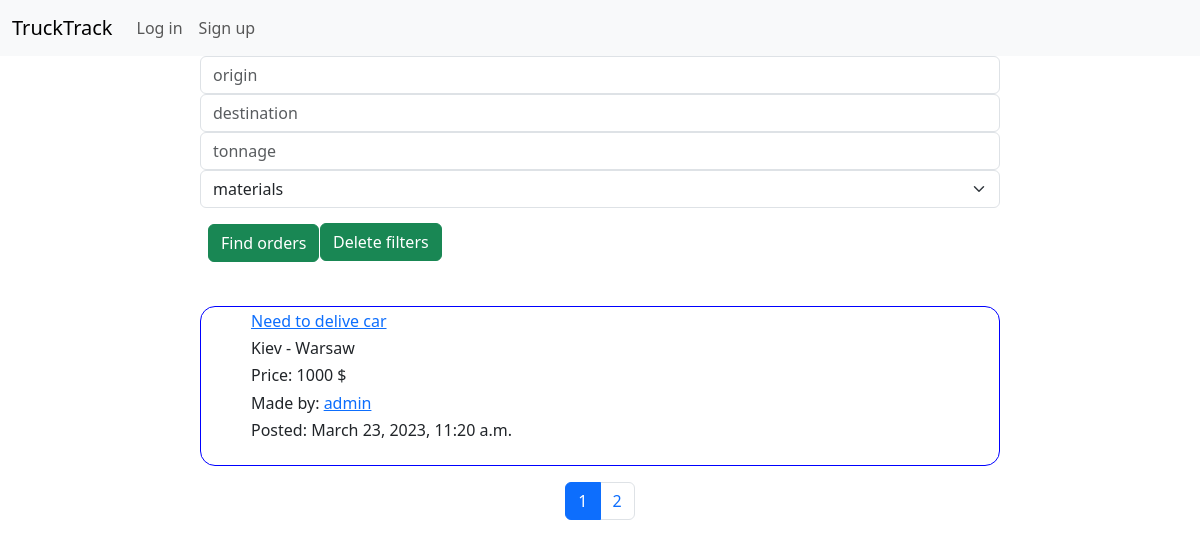
The page / on the database its author committed.
### trucktrack/models.py (models this page shows, shortened)
class Orders(models.Model):
    title =models.CharField(max_length = 100)
    text = models.TextField()
    sender = models.ForeignKey("Cities", on_delete=models.CASCADE, related_name ="departures" , default= None)
    receiver = models.ForeignKey("Cities", on_delete=models.CASCADE, related_name ="arrivals", default=None)
    bid = models.IntegerField()
    owner = models.ForeignKey(User, on_delete=models.CASCADE, related_name="owner")
    perform =models.ForeignKey(User, on_delete=models.CASCADE, default=None, null=True, related_name="perform")
    visability = models.BooleanField(default=True)
    timestamp = models.DateTimeField(auto_now_add = True)
    tonnage=models.IntegerField()
    type=models.ForeignKey("Type", on_delete=models.CASCADE)
    find=models.BooleanField(default = True)

class Cities(models.Model):
    city = models.CharField(max_length = 100)

class User(AbstractUser):
    phone = models.CharField(default = None, null=True,max_length=100)
    city = models.CharField(max_length=100, default=None, blank=True, null=True)
    truck_tonnage = models.IntegerField(default=None, null=True, blank=True)

### trucktrack/views.py (the view, shortened to what this page needs)
# urls.py: path('',views.index, name ="index"),
def index(request):
    if request.method =="POST":
        Orders.objects.update(find = True)
        return redirect("/")
    origin=request.GET.get("origin")
    destination = request.GET.get("destination")
    tonnage = request.GET.get("tonnage")
    find_type = request.GET.get("type")
    if origin and destination and tonnage and find_type:
        try:
            orders =Orders.objects.filter(tonnage = tonnage, sender = Cities.objects.get(city = origin), receiver = Cities.objects.get(city = destination), type= Type.objects.get(type=find_type) ).order_by("-timestamp")
        except:
            return redirect("/")
    elif origin:
        try:
            orders =Orders.objects.filter(sender = Cities.objects.get(city = origin)).order_by("-timestamp")
        except:
            return redirect("/")
    elif destination:
        try:
            orders =Orders.objects.filter(receiver = Cities.objects.get(city = destination) ).order_by("-timestamp")
        except:
            return redirect("/")
    elif tonnage:
        try:
            orders =Orders.objects.filter(tonnage = tonnage).order_by("-timestamp")
        except:
            return redirect("/")
    elif find_type:
        try:
            orders =Orders.objects.filter(type= Type.objects.get(type=find_type) ).order_by("-timestamp")
        except:
            return redirect("/")
    else:
        orders =Orders.objects.order_by("-timestamp")
    changer = 1
    sign= '$'
    type = Type.objects.all()
    orders_pagination = Paginator(orders, 2)
    orders_link = request.GET.get('page')
    orders_pagination = orders_pagination.get_page(orders_link)
    return render(request,"trucktrack/index.html",{
        "orders": orders_pagination,
        "type": type,
        'rates':changer,
        'sign':sign
    })

### trucktrack/templates/trucktrack/index.html (shortened to what this page needs)
{% extends "trucktrack/layout.html" %}
{%load static%}
{%block script%}
<link href="{%static 'css/index.css'%}" rel="stylesheet">
{%endblock%}
{%block body%}
    <div class="filters">
        <form action="{%url "index" %}" method="get" name ="Form">
            <input name="origin" placeholder="origin" id="origin" class="form-control">
            <input name ="destination" placeholder="destination" id ="destination" class="form-control">
            <input name ="tonnage" placeholder="tonnage" id="tonnage" class="form-control">
            <select name="type" id ="type" class="form-select">
                {% for t in type%}
                <option value="{{t.type}}">{{t.type}}</option>
                {%endfor%}
            </select>
            <button class="btn btn-success find ms-2 mt-3">Find orders</button>
            </form>
            <form action="{%url "index" %}" method="post">
            <button type ="submit" class="btn btn-success deleteFilter">Delete filters</button>
            </form>
    </div>
    {%if orders%}
    {%for order in orders%}
        {%if order.visability == True %}
            <div class="order">
                <h6 class="title"><a href="{% url 'order' id=order.id%}">{{order.title}}</a></h6>
                <h6 class="title">{{order.sender.city}} - {{order.receiver.city}} </h6>
                <h6 class ="title">Price: {% widthratio order.bid 1 rates%} {{sign}}</h6>
                <h6 class ="title"> Made by: <a href="{% url 'profile' id=order.owner.id %}">{{order.owner.username}}</a></h6>
                <h6 class ="title"> Posted: {{order.timestamp}}</h6>
            </div>
        {%endif%}
    {%endfor%}
        <nav>
            <ul class="pagination mt-3 mx-auto justify-content-center">
            <li class="page-item active" aria-current="page">
                <span class="page-link">{{orders.number}}</span>
            </li>
            {%if orders.has_next %}
            <li class="page-item"><a class="page-link" href="?page={{orders.next_page_number}}">{{orders.next_page_number}}</a></li>
            {%endif%}
            </ul>
        </nav>
    {%else%}
        <h3 class="titleOrders"> We do not have orders</h3>
    {%endif%}
{%endblock%}

### trucktrack/templates/trucktrack/layout.html (shortened to what this page needs)
<!Doctype html>
<html lang = "en">
    <head>
        <link href="https://cdn.jsdelivr.net/npm/bootstrap@5.3.0-alpha1/dist/css/bootstrap.min.css" rel="stylesheet">
        {%block script%}
        {%endblock%}
    </head>
    <body>
        <nav class ="navbar navbar-expand-lg bg-body-tertiary">
            <div class="container-fluid">
                <a class="navbar-brand" href="#">TruckTrack</a>
                <div class ="collapse navbar-collapse" id ="Content">
                    <ul class="navbar-nav ">
                        {% if user.is_authenticated%}
                        <li class="nav-item dropdown">
                            <a class="nav-link dropdown-toggle" href="#" role="button" data-bs-toggle="dropdown" aria-expanded="false">
                            Currency
                            </a>
                            <ul class="dropdown-menu">
                              <li><a class="dropdown-item" href="?currency=USD">Dollars</a></li>
                              <li><a class="dropdown-item" href="?currency=EUR">Euro</a></li>
                              <li><a class="dropdown-item" href="?currency=UAH">Hryvnia</a></li>
                            </ul>
                        </li>
                        <li class="nav-item">
                            <a class ="nav-link" href="/">Orders</a>
                        </li>
                        <li class="nav-item">
                            <a class ="nav-link" href="{% url 'neworder' %}">New order</a>
                        </li>
                        <li class="nav-item">
                            <a class ="nav-link" href="{% url 'profile' id=user.id %}">Homepage</a>
                        </li>
                        <li class="nav-item">
                            <a class ="nav-link" href="{% url 'myorders'%}">Tasks</a>
                        </li>
                        <li class="nav-item">
                            <a class ="nav-link" href="{% url "chat" %}">Chat</a>
                        </li>
                        <li class="nav-item">
                            <a class ="nav-link" href="{% url "logout" %}">Log out</a>
                        </li>
                        {%else%}
                        <li class="nav-item">
                            <a class ="nav-link" href="{% url "login" %}">Log in</a>
                        </li>
                        <li class="nav-item">
                            <a class ="nav-link" href="{% url "register" %}">Sign up</a>
                        </li>
                        {%endif%}
                    </ul>
                </div>
            </div>
        </nav>
        {%block body%}
        {%endblock%}
    </body>
</html>

### trucktrack/static/css/index.css (style rules this page uses)
.order { width:800px; height:160px; border: 1px solid blue; border-radius: 15px; margin:0 auto; margin-top:50px; word-break:break-word; overflow:hidden }
.filters { width:800px; height:200px; margin:0 auto; }
.deleteFilter { margin-left: 120px; margin-top:-67px; }
.title { margin-left:50px; margin-top:5px; word-break:break-word; overflow:hidden }

### rows shown on the page
Orders: title "Need to delive car", sender.city "Kiev", receiver.city "Warsaw", bid "1000", sign "$", owner.username "admin", timestamp "March 23, 2023, 11:20 a.m."

### other values the page prints
{{ orders.number }} "1"
{{ orders.next_page_number }} "2"
form field type "materials"
